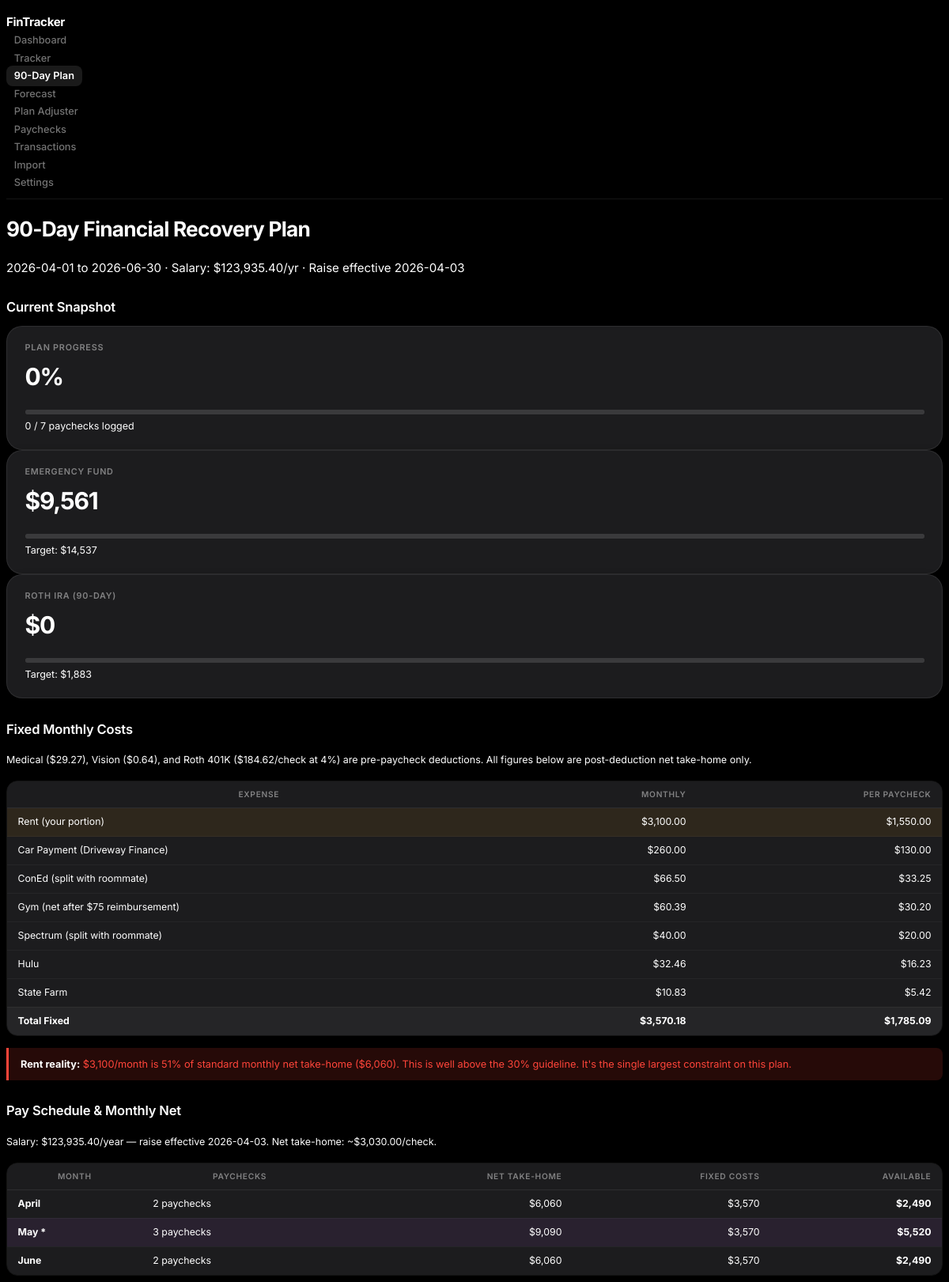
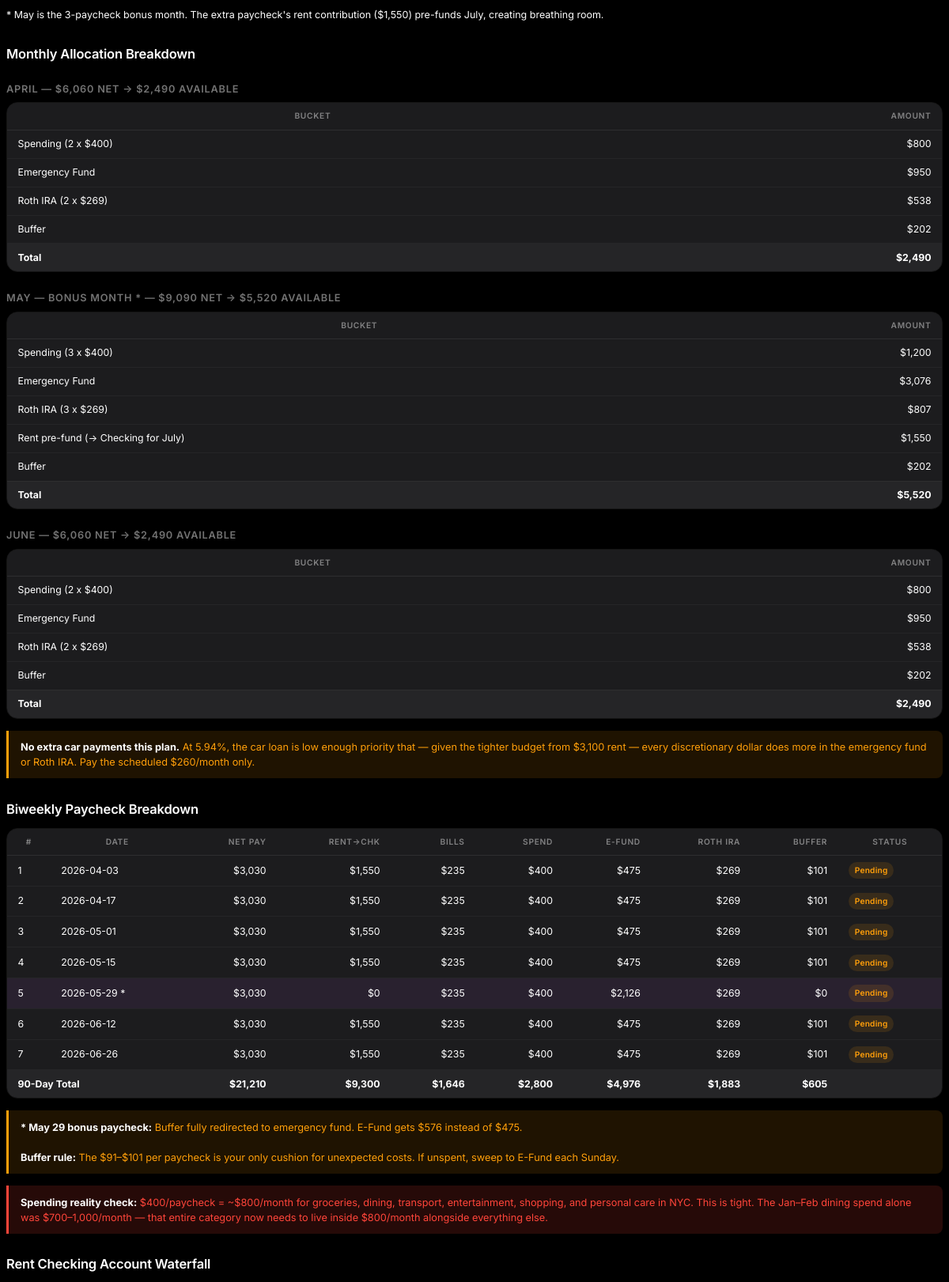
Screenshot of /scorecard (upper part) with the database file from the repository (2 pictures, top to bottom).
### tables this page shows
CREATE TABLE plan_periods (
    id INTEGER PRIMARY KEY AUTOINCREMENT,
    name TEXT NOT NULL,
    start_date TEXT NOT NULL,
    end_date TEXT NOT NULL,
    gross_salary REAL,
    net_paycheck_old REAL,
    net_paycheck_new REAL,
    raise_effective_date TEXT,
    pay_frequency TEXT DEFAULT 'biweekly',
    alloc_rent REAL,
    alloc_efund REAL,
    alloc_roth_ira REAL,
    alloc_spending REAL,
    alloc_buffer REAL,
    monthly_rent REAL,
    rent_account_start_balance REAL DEFAULT 0,
    created_at TEXT DEFAULT (datetime('now'))
);

CREATE TABLE fixed_costs (
    id INTEGER PRIMARY KEY AUTOINCREMENT,
    plan_id INTEGER NOT NULL REFERENCES plan_periods(id),
    name TEXT NOT NULL,
    amount REAL NOT NULL,
    frequency TEXT DEFAULT 'monthly',
    is_active INTEGER DEFAULT 1
);

CREATE TABLE planned_paychecks (
    id INTEGER PRIMARY KEY AUTOINCREMENT,
    plan_id INTEGER NOT NULL REFERENCES plan_periods(id),
    pay_date TEXT NOT NULL,
    net_amount REAL NOT NULL,
    alloc_rent REAL,
    alloc_bills REAL,
    alloc_efund REAL,
    alloc_roth_ira REAL,
    alloc_spending REAL,
    alloc_buffer REAL,
    is_bonus_check INTEGER DEFAULT 0,
    notes TEXT
);

### app.py (the view)
@app.route("/scorecard")
def scorecard():
    db = get_db()
    plan = models.get_plan(db)
    paychecks = models.get_planned_paychecks(db)
    fixed_costs = models.get_fixed_costs(db)
    debts = models.get_debts(db)
    waterfall = models.get_rent_waterfall(db)
    progress = budget_engine.plan_scorecard(db)
    months = []
    month_configs = [
        {"label": "April", "month": 4, "year": 2026, "star": False},
        {"label": "May", "month": 5, "year": 2026, "star": True},
        {"label": "June", "month": 6, "year": 2026, "star": False},
    ]
    for mc in month_configs:
        month_checks = [p for p in paychecks if p["pay_date"].startswith(f"{mc['year']}-{mc['month']:02d}")]
        net = sum(p["net_amount"] for p in month_checks)
        fixed_total = sum(fc["amount"] for fc in fixed_costs)
        available = net - fixed_total
        spending = sum(p["alloc_spending"] for p in month_checks)
        efund = sum(p["alloc_efund"] for p in month_checks)
        roth = sum(p["alloc_roth_ira"] for p in month_checks)
        buffer = sum(p["alloc_buffer"] for p in month_checks)
        months.append({
            "label": mc["label"],
            "star": mc["star"],
            "num_checks": len(month_checks),
            "net": net,
            "fixed": fixed_total,
            "available": available,
            "spending": spending,
            "efund": efund,
            "roth": roth,
            "buffer": buffer,
        })
    efund_start = 9561
    running = [{"idx": "—", "date": "Apr 1 (start)", "added": None, "efund": efund_start, "roth": 0}]
    cumulative_efund = efund_start
    cumulative_roth = 0
    for i, pc in enumerate(paychecks):
        cumulative_efund += pc["alloc_efund"]
        cumulative_roth += pc["alloc_roth_ira"]
        running.append({
            "idx": i + 1,
            "date": pc["pay_date"],
            "added": pc["alloc_efund"],
            "efund": cumulative_efund,
            "roth": cumulative_roth,
            "bonus": pc["is_bonus_check"],
            "logged": pc.get("actual_id") is not None,
        })
    return render_template(
        "scorecard.html",
        plan=plan,
        paychecks=paychecks,
        fixed_costs=fixed_costs,
        debts=debts,
        waterfall=waterfall,
        progress=progress,
        months=months,
        running=running,
    )

### templates/scorecard.html (shortened to what this page needs)
{% extends "base.html" %}
{% block content %}
<h1>90-Day Financial Recovery Plan</h1>
<p>{{ plan.start_date }} to {{ plan.end_date }} &middot; Salary: ${{ "{:,.2f}".format(plan.gross_salary) }}/yr &middot; Raise effective {{ plan.raise_effective_date }}</p>
<section>
    <h2>Current Snapshot</h2>
    <div class="grid">
        <article>
            <header>Plan Progress</header>
            <p class="big-number">{{ progress.pct_complete }}%</p>
            <progress value="{{ progress.pct_complete }}" max="100"></progress>
            <small>{{ progress.logged_paychecks }} / {{ progress.total_paychecks }} paychecks logged</small>
        </article>
        <article>
            <header>Emergency Fund</header>
            <p class="big-number">${{ "{:,.0f}".format(progress.efund_current) }}</p>
            <progress value="{{ progress.efund_current - progress.efund_start }}" max="{{ progress.total_efund_planned }}"></progress>
            <small>Target: ${{ "{:,.0f}".format(progress.efund_target) }}</small>
        </article>
        <article>
            <header>Roth IRA (90-day)</header>
            <p class="big-number">${{ "{:,.0f}".format(progress.roth_deposits) }}</p>
            <progress value="{{ progress.roth_deposits }}" max="{{ progress.roth_target }}"></progress>
            <small>Target: ${{ "{:,.0f}".format(progress.roth_target) }}</small>
        </article>
    </div>
</section>
<section>
    <h2>Fixed Monthly Costs</h2>
    <p><small>Medical ($29.27), Vision ($0.64), and Roth 401K ($184.62/check at 4%) are pre-paycheck deductions. All figures below are post-deduction net take-home only.</small></p>
    <figure>
        <table>
            <thead>
                <tr><th>Expense</th><th style="text-align:right">Monthly</th><th style="text-align:right">Per Paycheck</th></tr>
            </thead>
            <tbody>
                {% for fc in fixed_costs %}
                <tr class="{{ 'highlight-row' if fc.name.startswith('Rent') else '' }}">
                    <td>{{ fc.name }}</td>
                    <td style="text-align:right">${{ "{:,.2f}".format(fc.amount) }}</td>
                    <td style="text-align:right">${{ "{:,.2f}".format(fc.amount / 2) }}</td>
                </tr>
                {% endfor %}
                <tr class="total-row">
                    <td><strong>Total Fixed</strong></td>
                    <td style="text-align:right"><strong>${{ "{:,.2f}".format(fixed_costs|sum(attribute='amount')) }}</strong></td>
                    <td style="text-align:right"><strong>${{ "{:,.2f}".format((fixed_costs|sum(attribute='amount')) / 2) }}</strong></td>
                </tr>
            </tbody>
        </table>
    </figure>
    <div class="callout callout-red">
        <strong>Rent reality:</strong> $3,100/month is 51% of standard monthly net take-home ($6,060). This is well above the 30% guideline. It's the single largest constraint on this plan.
    </div>
</section>
<section>
    <h2>Pay Schedule &amp; Monthly Net</h2>
    <p><small>Salary: ${{ "{:,.2f}".format(plan.gross_salary) }}/year &mdash; raise effective {{ plan.raise_effective_date }}. Net take-home: ~${{ "{:,.2f}".format(plan.net_paycheck_new) }}/check.</small></p>
    <figure>
        <table>
            <thead>
                <tr><th>Month</th><th>Paychecks</th><th style="text-align:right">Net Take-Home</th><th style="text-align:right">Fixed Costs</th><th style="text-align:right">Available</th></tr>
            </thead>
            <tbody>
                {% for m in months %}
                <tr class="{{ 'bonus-row' if m.star else '' }}">
                    <td><strong>{{ m.label }}{{ ' *' if m.star else '' }}</strong></td>
                    <td>{{ m.num_checks }} paycheck{{ 's' if m.num_checks > 1 else '' }}</td>
                    <td style="text-align:right">${{ "{:,.0f}".format(m.net) }}</td>
                    <td style="text-align:right">${{ "{:,.0f}".format(m.fixed) }}</td>
                    <td style="text-align:right"><strong>${{ "{:,.0f}".format(m.available) }}</strong></td>
                </tr>
                {% endfor %}
            </tbody>
        </table>
    </figure>
    <p><small>* May is the 3-paycheck bonus month. The extra paycheck's rent contribution ($1,550) pre-funds July, creating breathing room.</small></p>
</section>
<section>
    <h2>Monthly Allocation Breakdown</h2>
    {% for m in months %}
    <h3>{{ m.label }}{{ ' — Bonus Month *' if m.star else '' }} — ${{ "{:,.0f}".format(m.net) }} net &rarr; ${{ "{:,.0f}".format(m.available) }} available</h3>
    <figure>
        <table>
            <thead>
                <tr><th>Bucket</th><th style="text-align:right">Amount</th></tr>
            </thead>
            <tbody>
                <tr><td>Spending ({{ m.num_checks }} x ${{ "{:,.0f}".format(plan.alloc_spending) }})</td><td style="text-align:right">${{ "{:,.0f}".format(m.spending) }}</td></tr>
                <tr><td>Emergency Fund</td><td style="text-align:right">${{ "{:,.0f}".format(m.efund) }}</td></tr>
                <tr><td>Roth IRA ({{ m.num_checks }} x ${{ "{:,.0f}".format(plan.alloc_roth_ira) }})</td><td style="text-align:right">${{ "{:,.0f}".format(m.roth) }}</td></tr>
                {% if m.star %}
                <tr><td>Rent pre-fund (&rarr; Checking for July)</td><td style="text-align:right">${{ "{:,.0f}".format(plan.alloc_rent) }}</td></tr>
                {% endif %}
                <tr><td>Buffer</td><td style="text-align:right">${{ "{:,.0f}".format(m.buffer) }}</td></tr>
                <tr class="total-row"><td><strong>Total</strong></td><td style="text-align:right"><strong>${{ "{:,.0f}".format(m.available) }}</strong></td></tr>
            </tbody>
        </table>
    </figure>
    {% endfor %}
    <div class="callout callout-amber">
        <strong>No extra car payments this plan.</strong> At 5.94%, the car loan is low enough priority that — given the tighter budget from $3,100 rent — every discretionary dollar does more in the emergency fund or Roth IRA. Pay the scheduled $260/month only.
    </div>
</section>
<section>
    <h2>Biweekly Paycheck Breakdown</h2>
    <figure>
        <table>
            <thead>
                <tr>
                    <th>#</th><th>Date</th><th style="text-align:right">Net Pay</th><th style="text-align:right">Rent&rarr;Chk</th><th style="text-align:right">Bills</th>
                    <th style="text-align:right">Spend</th><th style="text-align:right">E-Fund</th><th style="text-align:right">Roth IRA</th><th style="text-align:right">Buffer</th><th>Status</th>
                </tr>
            </thead>
            <tbody>
                {% set ns = namespace(total_net=0, total_rent=0, total_bills=0, total_spend=0, total_efund=0, total_roth=0, total_buffer=0) %}
                {% for pc in paychecks %}
                {% set ns.total_net = ns.total_net + pc.net_amount %}
                {% set ns.total_rent = ns.total_rent + pc.alloc_rent %}
                {% set ns.total_bills = ns.total_bills + pc.alloc_bills %}
                {% set ns.total_spend = ns.total_spend + pc.alloc_spending %}
                {% set ns.total_efund = ns.total_efund + pc.alloc_efund %}
                {% set ns.total_roth = ns.total_roth + pc.alloc_roth_ira %}
                {% set ns.total_buffer = ns.total_buffer + pc.alloc_buffer %}
                <tr class="{{ 'bonus-row' if pc.is_bonus_check else '' }} {{ 'logged-row' if pc.actual_id else '' }}">
                    <td>{{ loop.index }}</td>
                    <td>{{ pc.pay_date }}{{ ' *' if pc.is_bonus_check else '' }}</td>
                    <td style="text-align:right">${{ "{:,.0f}".format(pc.net_amount) }}</td>
                    <td style="text-align:right">${{ "{:,.0f}".format(pc.alloc_rent) }}</td>
                    <td style="text-align:right">${{ "{:,.0f}".format(pc.alloc_bills) }}</td>
                    <td style="text-align:right">${{ "{:,.0f}".format(pc.alloc_spending) }}</td>
                    <td style="text-align:right">${{ "{:,.0f}".format(pc.alloc_efund) }}</td>
                    <td style="text-align:right">${{ "{:,.0f}".format(pc.alloc_roth_ira) }}</td>
                    <td style="text-align:right">${{ "{:,.0f}".format(pc.alloc_buffer) }}</td>
                    <td>
                        {% if pc.actual_id %}
                        <span class="badge badge-success">Logged</span>
                        {% else %}
                        <span class="badge badge-pending">Pending</span>
                        {% endif %}
                    </td>
                </tr>
                {% endfor %}
                <tr class="total-row">
                    <td colspan="2"><strong>90-Day Total</strong></td>
                    <td style="text-align:right"><strong>${{ "{:,.0f}".format(ns.total_net) }}</strong></td>
                    <td style="text-align:right"><strong>${{ "{:,.0f}".format(ns.total_rent) }}</strong></td>
                    <td style="text-align:right"><strong>${{ "{:,.0f}".format(ns.total_bills) }}</strong></td>
                    <td style="text-align:right"><strong>${{ "{:,.0f}".format(ns.total_spend) }}</strong></td>
                    <td style="text-align:right"><strong>${{ "{:,.0f}".format(ns.total_efund) }}</strong></td>
                    <td style="text-align:right"><strong>${{ "{:,.0f}".format(ns.total_roth) }}</strong></td>
                    <td style="text-align:right"><strong>${{ "{:,.0f}".format(ns.total_buffer) }}</strong></td>
                    <td></td>
                </tr>
            </tbody>
        </table>
    </figure>
    <div class="callout callout-amber">
        <strong>* May 29 bonus paycheck:</strong> Buffer fully redirected to emergency fund. E-Fund gets $576 instead of $475.<br><br>
        <strong>Buffer rule:</strong> The $91–$101 per paycheck is your only cushion for unexpected costs. If unspent, sweep to E-Fund each Sunday.
    </div>
    <div class="callout callout-red">
        <strong>Spending reality check:</strong> $400/paycheck = ~$800/month for groceries, dining, transport, entertainment, shopping, and personal care in NYC. This is tight. The Jan–Feb dining spend alone was $700–1,000/month — that entire category now needs to live inside $800/month alongside everything else.
    </div>
</section>
<section>
    <h2>Rent Checking Account Waterfall</h2>
</section>
{% endblock %}

### rows the page displays
plan_periods: start_date "2026-04-01", end_date "2026-06-30", gross_salary "123,935.40", raise_effective_date "2026-04-03", net_paycheck_new "3,030.00", alloc_spending "400" "400" "400", alloc_roth_ira "269" "269" "269", alloc_rent "1,550"
fixed_costs: name "Rent (your portion)", amount "3,100.00", fc.amount/2 "1,550.00"
fixed_costs: name "Car Payment (Driveway Finance)", amount "260.00", fc.amount/2 "130.00"
fixed_costs: name "ConEd (split with roommate)", amount "66.50", fc.amount/2 "33.25"
fixed_costs: name "Gym (net after $75 reimbursement)", amount "60.39", fc.amount/2 "30.20"
fixed_costs: name "Spectrum (split with roommate)", amount "40.00", fc.amount/2 "20.00"
fixed_costs: name "Hulu", amount "32.46", fc.amount/2 "16.23"
fixed_costs: name "State Farm", amount "10.83", fc.amount/2 "5.42"
planned_paychecks: pay_date "2026-04-03", net_amount "3,030", alloc_rent "1,550", alloc_bills "235", alloc_spending "400", alloc_efund "475", alloc_roth_ira "269", alloc_buffer "101"
planned_paychecks: pay_date "2026-04-17", net_amount "3,030", alloc_rent "1,550", alloc_bills "235", alloc_spending "400", alloc_efund "475", alloc_roth_ira "269", alloc_buffer "101"
planned_paychecks: pay_date "2026-05-01", net_amount "3,030", alloc_rent "1,550", alloc_bills "235", alloc_spending "400", alloc_efund "475", alloc_roth_ira "269", alloc_buffer "101"
planned_paychecks: pay_date "2026-05-15", net_amount "3,030", alloc_rent "1,550", alloc_bills "235", alloc_spending "400", alloc_efund "475", alloc_roth_ira "269", alloc_buffer "101"
planned_paychecks: pay_date "2026-05-29", is_bonus_check "*", net_amount "3,030", alloc_rent "0", alloc_bills "235", alloc_spending "400", alloc_efund "2,126", alloc_roth_ira "269", alloc_buffer "0"
planned_paychecks: pay_date "2026-06-12", net_amount "3,030", alloc_rent "1,550", alloc_bills "235", alloc_spending "400", alloc_efund "475", alloc_roth_ira "269", alloc_buffer "101"
planned_paychecks: pay_date "2026-06-26", net_amount "3,030", alloc_rent "1,550", alloc_bills "235", alloc_spending "400", alloc_efund "475", alloc_roth_ira "269", alloc_buffer "101"

### other values shown
{{ progress.pct_complete }} "0"
{{ progress.logged_paychecks }} "0"
{{ progress.total_paychecks }} "7"
{{ "{:,.0f}".format(progress.efund_current) }} "9,561"
{{ "{:,.0f}".format(progress.efund_target) }} "14,537"
{{ "{:,.0f}".format(progress.roth_deposits) }} "0"
{{ "{:,.0f}".format(progress.roth_target) }} "1,883"
{{ "{:,.2f}".format(fixed_costs|sum(attribute='amount')) }} "3,570.18"
{{ "{:,.2f}".format((fixed_costs|sum(attribute='amount')) / 2) }} "1,785.09"
{{ m.label }} "April" "May" "June"
{{ m.num_checks }} "2" "3" "2"
{{ 's' if m.num_checks > 1 else '' }} "s" "s" "s"
{{ "{:,.0f}".format(m.net) }} "6,060" "9,090" "6,060"
{{ "{:,.0f}".format(m.fixed) }} "3,570" "3,570" "3,570"
{{ "{:,.0f}".format(m.available) }} "2,490" "5,520" "2,490"
